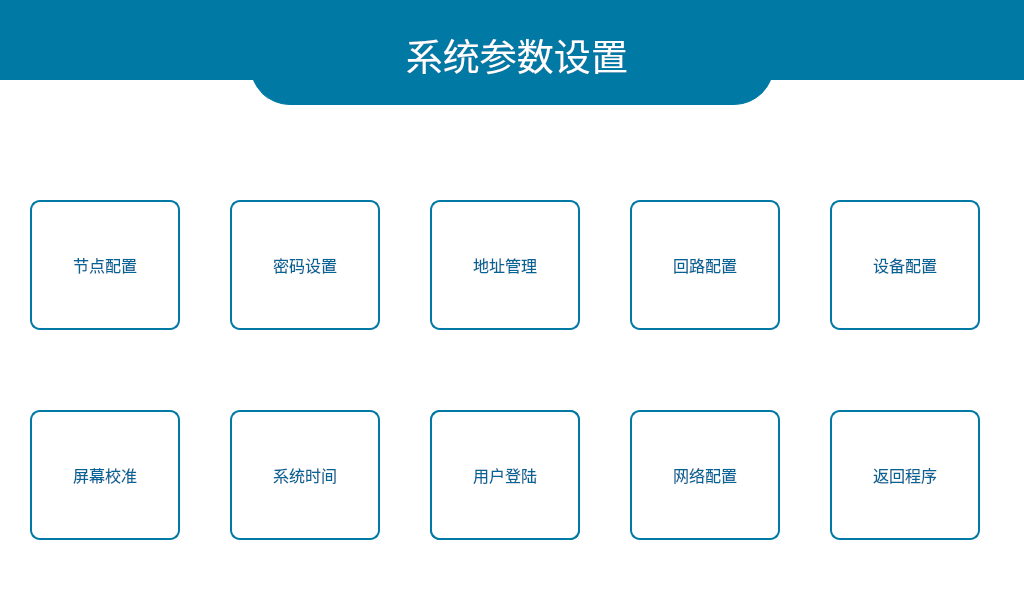
<?xml version="1.0" encoding="UTF-8"?>
<ui version="4.0">
 <class>MainWindow</class>
 <widget class="QMainWindow" name="MainWindow">
  <property name="geometry">
   <rect>
    <x>0</x>
    <y>0</y>
    <width>1024</width>
    <height>600</height>
   </rect>
  </property>
  <property name="windowTitle">
   <string>MainWindow</string>
  </property>
  <widget class="QWidget" name="centralWidget">
   <property name="styleSheet">
    <string notr="true">QWidget#centraWidget{
color:rgb(15, 41, 68);
background-color: rgb(255, 255, 255);
}
QToolButton{
font: 20pt &quot;文泉驿等宽微米黑&quot;;
font: 12pt &quot;DejaVu Sans&quot;;
color:rgb(0, 101, 150);
border:2px solid rgb(0, 122, 165);
border-radius:10px;
background-color: rgb(255, 255, 255);
}
QToolButton:disabled{
font: 20pt &quot;文泉驿等宽微米黑&quot;;
font: 12pt &quot;DejaVu Sans&quot;;
color: rgb(180, 180, 180);
border-color: rgb(180, 180, 180);
}
QLabel{
font: 16pt &quot;文泉驿等宽微米黑&quot;;
color:rgb(15, 41, 68);
}</string>
   </property>
   <widget class="QStackedWidget" name="stackedWgtBtn">
    <property name="geometry">
     <rect>
      <x>0</x>
      <y>0</y>
      <width>1024</width>
      <height>600</height>
     </rect>
    </property>
    <property name="styleSheet">
     <string notr="true">background-color: rgb(255, 255, 255);</string>
    </property>
    <property name="currentIndex">
     <number>0</number>
    </property>
    <widget class="QWidget" name="pageBtn">
     <widget class="QToolButton" name="tBtnConfNode">
      <property name="geometry">
       <rect>
        <x>30</x>
        <y>200</y>
        <width>150</width>
        <height>130</height>
       </rect>
      </property>
      <property name="font">
       <font>
        <family>DejaVu Sans</family>
        <pointsize>12</pointsize>
        <weight>50</weight>
        <italic>false</italic>
        <bold>false</bold>
       </font>
      </property>
      <property name="focusPolicy">
       <enum>Qt::NoFocus</enum>
      </property>
      <property name="text">
       <string>节点配置</string>
      </property>
      <property name="icon">
       <iconset resource="image.qrc">
        <normaloff>:/Image/node.png</normaloff>:/Image/node.png</iconset>
      </property>
      <property name="iconSize">
       <size>
        <width>80</width>
        <height>80</height>
       </size>
      </property>
      <property name="toolButtonStyle">
       <enum>Qt::ToolButtonTextUnderIcon</enum>
      </property>
     </widget>
     <widget class="QToolButton" name="tBtnConfLoop">
      <property name="geometry">
       <rect>
        <x>630</x>
        <y>200</y>
        <width>150</width>
        <height>130</height>
       </rect>
      </property>
      <property name="font">
       <font>
        <family>DejaVu Sans</family>
        <pointsize>12</pointsize>
        <weight>50</weight>
        <italic>false</italic>
        <bold>false</bold>
       </font>
      </property>
      <property name="focusPolicy">
       <enum>Qt::NoFocus</enum>
      </property>
      <property name="text">
       <string>回路配置</string>
      </property>
      <property name="icon">
       <iconset resource="image.qrc">
        <normaloff>:/Image/connect.png</normaloff>:/Image/connect.png</iconset>
      </property>
      <property name="iconSize">
       <size>
        <width>80</width>
        <height>80</height>
       </size>
      </property>
      <property name="toolButtonStyle">
       <enum>Qt::ToolButtonTextUnderIcon</enum>
      </property>
     </widget>
     <widget class="QToolButton" name="tBtnConfTime">
      <property name="geometry">
       <rect>
        <x>230</x>
        <y>410</y>
        <width>150</width>
        <height>130</height>
       </rect>
      </property>
      <property name="font">
       <font>
        <family>DejaVu Sans</family>
        <pointsize>12</pointsize>
        <weight>50</weight>
        <italic>false</italic>
        <bold>false</bold>
       </font>
      </property>
      <property name="focusPolicy">
       <enum>Qt::NoFocus</enum>
      </property>
      <property name="text">
       <string>系统时间</string>
      </property>
      <property name="icon">
       <iconset resource="image.qrc">
        <normaloff>:/Image/time.png</normaloff>:/Image/time.png</iconset>
      </property>
      <property name="iconSize">
       <size>
        <width>80</width>
        <height>80</height>
       </size>
      </property>
      <property name="toolButtonStyle">
       <enum>Qt::ToolButtonTextUnderIcon</enum>
      </property>
     </widget>
     <widget class="QToolButton" name="tBtnConfSystem">
      <property name="geometry">
       <rect>
        <x>830</x>
        <y>200</y>
        <width>150</width>
        <height>130</height>
       </rect>
      </property>
      <property name="font">
       <font>
        <family>DejaVu Sans</family>
        <pointsize>12</pointsize>
        <weight>50</weight>
        <italic>false</italic>
        <bold>false</bold>
       </font>
      </property>
      <property name="focusPolicy">
       <enum>Qt::NoFocus</enum>
      </property>
      <property name="text">
       <string>设备配置</string>
      </property>
      <property name="icon">
       <iconset resource="image.qrc">
        <normaloff>:/Image/key.png</normaloff>:/Image/key.png</iconset>
      </property>
      <property name="iconSize">
       <size>
        <width>80</width>
        <height>80</height>
       </size>
      </property>
      <property name="toolButtonStyle">
       <enum>Qt::ToolButtonTextUnderIcon</enum>
      </property>
     </widget>
     <widget class="QToolButton" name="tBtnConfPwd">
      <property name="geometry">
       <rect>
        <x>230</x>
        <y>200</y>
        <width>150</width>
        <height>130</height>
       </rect>
      </property>
      <property name="font">
       <font>
        <family>DejaVu Sans</family>
        <pointsize>12</pointsize>
        <weight>50</weight>
        <italic>false</italic>
        <bold>false</bold>
       </font>
      </property>
      <property name="focusPolicy">
       <enum>Qt::NoFocus</enum>
      </property>
      <property name="text">
       <string>密码设置</string>
      </property>
      <property name="icon">
       <iconset resource="image.qrc">
        <normaloff>:/Image/pwd.png</normaloff>:/Image/pwd.png</iconset>
      </property>
      <property name="iconSize">
       <size>
        <width>80</width>
        <height>80</height>
       </size>
      </property>
      <property name="toolButtonStyle">
       <enum>Qt::ToolButtonTextUnderIcon</enum>
      </property>
     </widget>
     <widget class="QToolButton" name="tBtnConfNetWork">
      <property name="geometry">
       <rect>
        <x>630</x>
        <y>410</y>
        <width>150</width>
        <height>130</height>
       </rect>
      </property>
      <property name="font">
       <font>
        <family>DejaVu Sans</family>
        <pointsize>12</pointsize>
        <weight>50</weight>
        <italic>false</italic>
        <bold>false</bold>
       </font>
      </property>
      <property name="focusPolicy">
       <enum>Qt::NoFocus</enum>
      </property>
      <property name="text">
       <string>网络配置</string>
      </property>
      <property name="icon">
       <iconset resource="image.qrc">
        <normaloff>:/Image/selfCheck.png</normaloff>:/Image/selfCheck.png</iconset>
      </property>
      <property name="iconSize">
       <size>
        <width>80</width>
        <height>80</height>
       </size>
      </property>
      <property name="toolButtonStyle">
       <enum>Qt::ToolButtonTextUnderIcon</enum>
      </property>
     </widget>
     <widget class="QToolButton" name="tBtnHostApp">
      <property name="enabled">
       <bool>true</bool>
      </property>
      <property name="geometry">
       <rect>
        <x>830</x>
        <y>410</y>
        <width>150</width>
        <height>130</height>
       </rect>
      </property>
      <property name="font">
       <font>
        <family>DejaVu Sans</family>
        <pointsize>12</pointsize>
        <weight>50</weight>
        <italic>false</italic>
        <bold>false</bold>
       </font>
      </property>
      <property name="focusPolicy">
       <enum>Qt::NoFocus</enum>
      </property>
      <property name="text">
       <string>返回程序</string>
      </property>
      <property name="icon">
       <iconset resource="image.qrc">
        <normaloff>:/Image/back.png</normaloff>:/Image/back.png</iconset>
      </property>
      <property name="iconSize">
       <size>
        <width>80</width>
        <height>80</height>
       </size>
      </property>
      <property name="toolButtonStyle">
       <enum>Qt::ToolButtonTextUnderIcon</enum>
      </property>
     </widget>
     <widget class="QToolButton" name="tBtnCalibration">
      <property name="geometry">
       <rect>
        <x>30</x>
        <y>410</y>
        <width>150</width>
        <height>130</height>
       </rect>
      </property>
      <property name="font">
       <font>
        <family>DejaVu Sans</family>
        <pointsize>12</pointsize>
        <weight>50</weight>
        <italic>false</italic>
        <bold>false</bold>
       </font>
      </property>
      <property name="focusPolicy">
       <enum>Qt::NoFocus</enum>
      </property>
      <property name="text">
       <string>屏幕校准</string>
      </property>
      <property name="icon">
       <iconset resource="image.qrc">
        <normaloff>:/Image/reset.png</normaloff>:/Image/reset.png</iconset>
      </property>
      <property name="iconSize">
       <size>
        <width>80</width>
        <height>80</height>
       </size>
      </property>
      <property name="toolButtonStyle">
       <enum>Qt::ToolButtonTextUnderIcon</enum>
      </property>
     </widget>
     <widget class="QToolButton" name="tBtnNodeAddr">
      <property name="geometry">
       <rect>
        <x>430</x>
        <y>200</y>
        <width>150</width>
        <height>130</height>
       </rect>
      </property>
      <property name="font">
       <font>
        <family>DejaVu Sans</family>
        <pointsize>12</pointsize>
        <weight>50</weight>
        <italic>false</italic>
        <bold>false</bold>
       </font>
      </property>
      <property name="focusPolicy">
       <enum>Qt::NoFocus</enum>
      </property>
      <property name="text">
       <string>地址管理</string>
      </property>
      <property name="icon">
       <iconset resource="image.qrc">
        <normaloff>:/Image/volume.png</normaloff>:/Image/volume.png</iconset>
      </property>
      <property name="iconSize">
       <size>
        <width>80</width>
        <height>80</height>
       </size>
      </property>
      <property name="toolButtonStyle">
       <enum>Qt::ToolButtonTextUnderIcon</enum>
      </property>
     </widget>
     <widget class="QToolButton" name="tBtnUserLogin">
      <property name="geometry">
       <rect>
        <x>430</x>
        <y>410</y>
        <width>150</width>
        <height>130</height>
       </rect>
      </property>
      <property name="font">
       <font>
        <family>DejaVu Sans</family>
        <pointsize>12</pointsize>
        <weight>50</weight>
        <italic>false</italic>
        <bold>false</bold>
       </font>
      </property>
      <property name="focusPolicy">
       <enum>Qt::NoFocus</enum>
      </property>
      <property name="text">
       <string>用户登陆</string>
      </property>
      <property name="icon">
       <iconset resource="image.qrc">
        <normaloff>:/Image/login.png</normaloff>:/Image/login.png</iconset>
      </property>
      <property name="iconSize">
       <size>
        <width>80</width>
        <height>80</height>
       </size>
      </property>
      <property name="toolButtonStyle">
       <enum>Qt::ToolButtonTextUnderIcon</enum>
      </property>
     </widget>
     <widget class="QLabel" name="lbBack">
      <property name="geometry">
       <rect>
        <x>0</x>
        <y>0</y>
        <width>1024</width>
        <height>80</height>
       </rect>
      </property>
      <property name="styleSheet">
       <string notr="true">font: 30pt &quot;文泉驿等宽微米黑&quot;;
color: rgb(255, 255, 255);
background-color:rgb(0, 122, 165);</string>
      </property>
      <property name="text">
       <string/>
      </property>
      <property name="alignment">
       <set>Qt::AlignCenter</set>
      </property>
     </widget>
     <widget class="QLabel" name="lbTitle">
      <property name="geometry">
       <rect>
        <x>250</x>
        <y>5</y>
        <width>524</width>
        <height>100</height>
       </rect>
      </property>
      <property name="font">
       <font>
        <family>文泉驿等宽微米黑</family>
        <pointsize>28</pointsize>
        <weight>50</weight>
        <italic>false</italic>
        <bold>false</bold>
       </font>
      </property>
      <property name="focusPolicy">
       <enum>Qt::ClickFocus</enum>
      </property>
      <property name="styleSheet">
       <string notr="true">font: 28pt &quot;文泉驿等宽微米黑&quot;;
border:1px solid rgb(0, 122, 165) ;
color: rgb(255, 255, 255);
background-color:rgb(0, 122, 165);
border-bottom-left-radius:40px;
border-bottom-right-radius:40px;
</string>
      </property>
      <property name="text">
       <string> 系统参数设置</string>
      </property>
      <property name="alignment">
       <set>Qt::AlignCenter</set>
      </property>
     </widget>
     <widget class="QToolButton" name="tBtnUserLogout">
      <property name="geometry">
       <rect>
        <x>430</x>
        <y>410</y>
        <width>150</width>
        <height>130</height>
       </rect>
      </property>
      <property name="font">
       <font>
        <family>DejaVu Sans</family>
        <pointsize>12</pointsize>
        <weight>50</weight>
        <italic>false</italic>
        <bold>false</bold>
       </font>
      </property>
      <property name="focusPolicy">
       <enum>Qt::NoFocus</enum>
      </property>
      <property name="text">
       <string>用户注销</string>
      </property>
      <property name="icon">
       <iconset resource="image.qrc">
        <normaloff>:/Image/quit.png</normaloff>:/Image/quit.png</iconset>
      </property>
      <property name="iconSize">
       <size>
        <width>80</width>
        <height>80</height>
       </size>
      </property>
      <property name="toolButtonStyle">
       <enum>Qt::ToolButtonTextUnderIcon</enum>
      </property>
     </widget>
     <zorder>tBtnUserLogout</zorder>
     <zorder>tBtnConfNode</zorder>
     <zorder>tBtnConfLoop</zorder>
     <zorder>tBtnConfTime</zorder>
     <zorder>tBtnConfSystem</zorder>
     <zorder>tBtnConfPwd</zorder>
     <zorder>tBtnConfNetWork</zorder>
     <zorder>tBtnHostApp</zorder>
     <zorder>tBtnCalibration</zorder>
     <zorder>tBtnNodeAddr</zorder>
     <zorder>tBtnUserLogin</zorder>
     <zorder>lbBack</zorder>
     <zorder>lbTitle</zorder>
    </widget>
    <widget class="QWidget" name="pageConf">
     <widget class="QStackedWidget" name="stackedWgtConf">
      <property name="geometry">
       <rect>
        <x>0</x>
        <y>0</y>
        <width>1024</width>
        <height>600</height>
       </rect>
      </property>
      <property name="styleSheet">
       <string notr="true">QCheckBox{
spacing: 5px;
font: 17pt &quot;文泉驿等宽微米黑&quot;;
color:rgb(15, 41, 68);
border:2px solid rgb(28, 183, 200);
border-radius:10px;
}
QCheckBox::indicator{
border:1px solid black;
width:20px;
height:20px;
margin-left:5px;
border-radius:2px;
image: url(:/Image/uncheck.png);
}
QCheckBox::indicator::unchecked {
image: url(:/Image/uncheck.png);
}
QCheckBox::indicator::checked {
image: url(:/Image/checked.png);
}</string>
      </property>
      <property name="currentIndex">
       <number>-1</number>
      </property>
     </widget>
     <widget class="QToolButton" name="tBtnConfBack">
      <property name="enabled">
       <bool>true</bool>
      </property>
      <property name="geometry">
       <rect>
        <x>885</x>
        <y>530</y>
        <width>120</width>
        <height>60</height>
       </rect>
      </property>
      <property name="focusPolicy">
       <enum>Qt::NoFocus</enum>
      </property>
      <property name="text">
       <string>返回</string>
      </property>
      <property name="icon">
       <iconset resource="image.qrc">
        <normaloff>:/Image/back.png</normaloff>:/Image/back.png</iconset>
      </property>
      <property name="iconSize">
       <size>
        <width>35</width>
        <height>35</height>
       </size>
      </property>
      <property name="toolButtonStyle">
       <enum>Qt::ToolButtonTextBesideIcon</enum>
      </property>
      <property name="arrowType">
       <enum>Qt::NoArrow</enum>
      </property>
     </widget>
    </widget>
   </widget>
  </widget>
 </widget>
 <layoutdefault spacing="6" margin="11"/>
 <resources>
  <include location="image.qrc"/>
 </resources>
 <connections/>
</ui>
